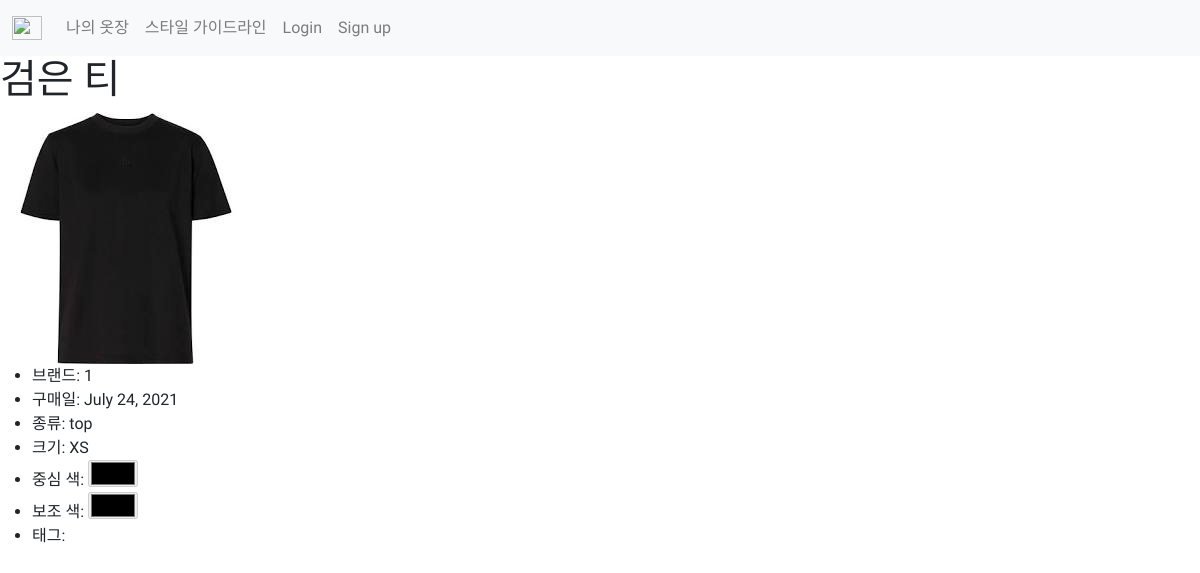
Page /detail/1 on the earlier database version.
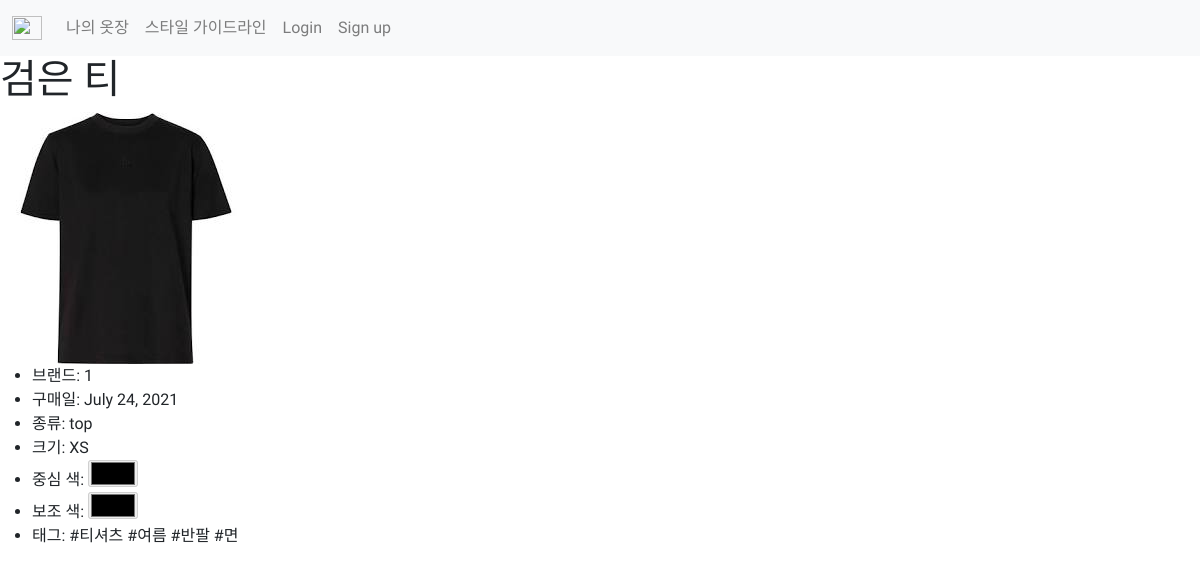
Same page on the later database version.
### post/models.py (models this page shows, shortened)
class Item(models.Model):
    size_choices = (
        ('XS', 'xs'),
        ('S', 's'),
        ('M', 'm'),
        ('L', 'l'),
        ('XL', 'xl'),
    )
    id = models.AutoField(primary_key=True)
    name = models.CharField(max_length=100, default='')
    brand = models.CharField(max_length=100, default='')
    category = models.ForeignKey('Category', on_delete=CASCADE)
    color_main = models.IntegerField(default=0)
    color_sub = models.IntegerField(default=0)
    size = models.CharField(
        max_length=4,
        choices=size_choices,
        default='top',
    )
    date = models.DateField(default=timezone.now)
    user = models.ForeignKey('User', on_delete=models.CASCADE)
    tags = models.ManyToManyField('Tags', blank=True)
    image = models.ImageField(upload_to='images/', blank=True)

class Category(models.Model):
    id = models.AutoField(primary_key=True)
    name = models.CharField(max_length=100, default='')
    def __str__(self):
        return self.name

class Tags(models.Model):
    id = models.AutoField(primary_key=True)
    tag = models.CharField(max_length=100)
    def __str__(self):
        return self.tag

### post/views.py (the view)
# urls.py: path('detail/<int:index>', views.item_detail, name="item_detail"),
def item_detail(request, index):
    item = Item.objects.get(id=index)
    return render(request, 'item_detail.html', {'item':item})

### post/templates/item_detail.html
{% extends 'base.html' %}
{% load static %}
{% block content %}
    <section class="item_view">
        <h1>{{item.name}}</h1>
        <img src="{{item.image.url}}">
        <br>
        <ul>
            <li>브랜드: {{item.brand}}</li>
            <li>구매일: {{item.date}}</li>
            <li>종류: {{item.category}}</li>
            <li>크기: {{item.size}}</li>
            <li>중심 색: <input type="color" name="color_main" value="{{item.color_main}}" disabled></li>
            <li>보조 색: <input type="color" name="color_sub" value="{{item.color_sub}}" disabled></li>
            <li> 태그: {% for t in item.tags.all %} #{{t}} {% endfor %}</li>
        </ul>
    </section>
{% endblock %}

### post/templates/base.html (shortened to what this page needs)
{% load static %}
<!DOCTYPE html>
<html>
    <head>
        <link rel="stylesheet" href="https://stackpath.bootstrapcdn.com/bootstrap/4.5.0/css/bootstrap.min.css">
        <link href="../../dist/css/bootstrap.min.css" rel="stylesheet">
    </head>
    <body style="font-family: 'Nanum Gothic Coding', monospace;">
      <nav class="navbar navbar-expand-lg navbar-light bg-light" style="font-family: 'Nanum Gothic Coding', monospace;">
          <div class="container-fluid">
              <a class="navbar-brand" href="{% url 'home' %}">
                  <img src="{% static '/admin/img/logo.png' %}" alt="" width="30" height="24" class="d-inline-block align-text-top">
              </a>
            <div class="collapse navbar-collapse" id="navbarNav">
              <ul class="navbar-nav">
                <li class="nav-item">
                  <a class="nav-link" href="{% url 'closet' %}">나의 옷장</a>
                </li>
                <li class="nav-item">
                  <a class="nav-link" href="#guide">스타일 가이드라인</a>
                </li>
                {% if not user.is_authenticated %}
                <li class="nav-item">
                  <a class="nav-link" href="{% url 'login' %}">Login</a>
                </li>
                {% endif %}
                {% if not user.is_authenticated %}
                <li class="nav-item">
                  <a class="nav-link" href="{% url 'signup' %}">Sign up</a>
                </li>
                {% endif %}
              </ul>
            </div>
          </div>
        </nav>
        {% block content %}
        {% endblock %}
    </body>
</html>

Differences in the rows shown:
added Tags: tag "티셔츠"
added Tags: tag "여름"
added Tags: tag "반팔"
added Tags: tag "면"
